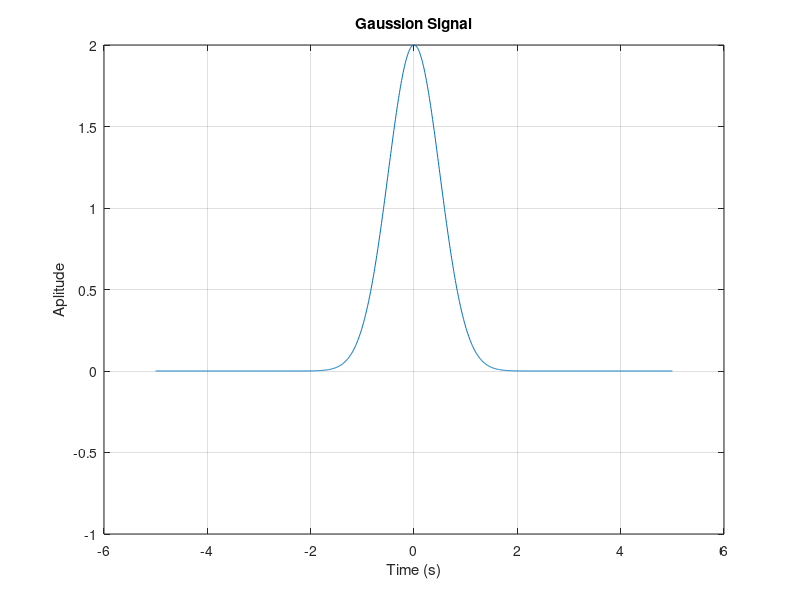

The MATLAB source for this figure:
%% Gaussion function

clc
close
close all

t = -5 : 0.01 : 5;
a = 2;
gau = 2*exp(-a.*(t.^2));

plot(t, gau);
xlabel('Time (s)');
ylabel('Aplitude');
title('Gaussion Signal');
axis([-6, 6, -1, 2]);
grid on;
